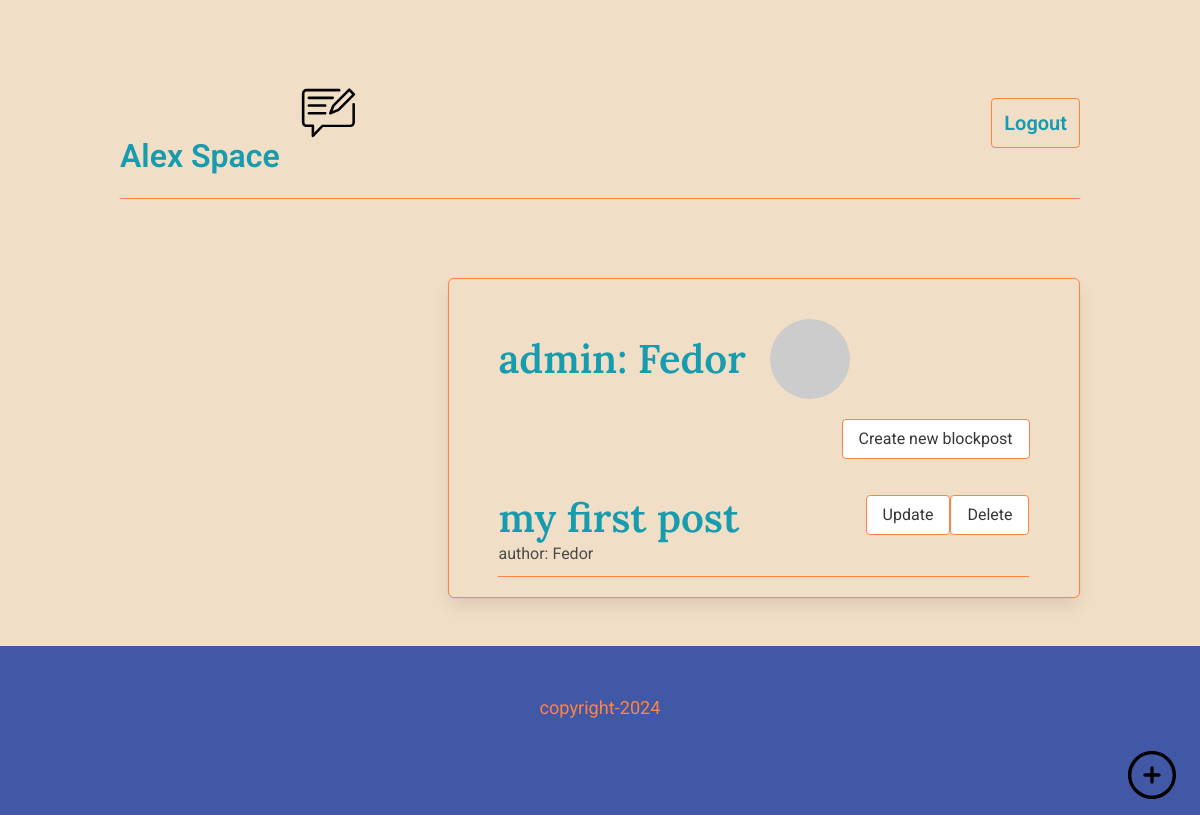
Page /admin/Fedor (signed in) on the earlier database version.
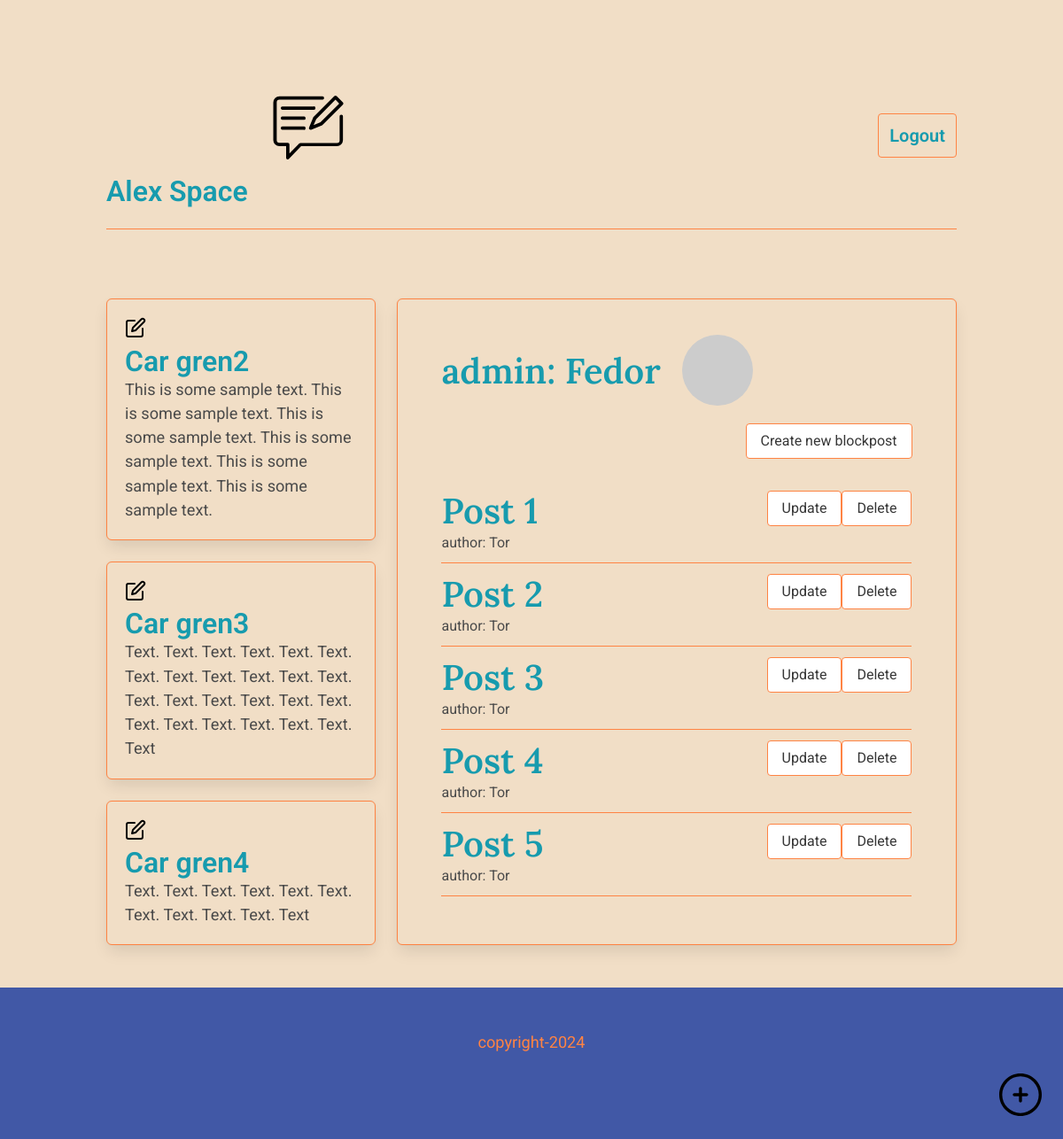
Same page on the later database version.
### app/models.py (models this page shows, shortened)
class User(db.Model, UserMixin):
    id: orm.Mapped[int] = orm.mapped_column(primary_key=True)
    username: orm.Mapped[str] = orm.mapped_column(alchemy.String(64), index=True, unique=True)
    email: orm.Mapped[str] = orm.mapped_column(alchemy.String(120), index=True, unique=True)
    password_hash: orm.Mapped[Optional[str]] = orm.mapped_column(alchemy.String(256)) # 16-тиричное число хранящее пароль в виде цифр и букв
    posts: orm.WriteOnlyMapped['Post'] = orm.relationship(back_populates="author")
    about_me: orm.Mapped[Optional[str]] = orm.mapped_column(alchemy.String(256)) # биография
    last_seen: orm.Mapped[Optional[datetime]] = orm.mapped_column(default=lambda:datetime.now(timezone.utc)) # указание времени последнего посещения
    def avatar(self, size):
        image = md5(self.email.lower().encode("utf-8")).hexdigest()
        return f"https://www.gravatar.com/avatar/{image}? if d = identicon&s={size}"

class Post(db.Model):
    id: orm.Mapped[int] = orm.mapped_column(primary_key=True)
    post_title: orm.Mapped[str] = orm.mapped_column(alchemy.String(70))
    post_body: orm.Mapped[str] = orm.mapped_column(alchemy.String(5000))
    date_created: orm.Mapped[datetime] = orm.mapped_column(default=lambda:datetime.now(timezone.utc), index=True) # указание времени конкретного поста
    user_id: orm.Mapped[int] = orm.mapped_column(alchemy.ForeignKey(User.id), index=True)
    author: orm.Mapped["User"] = orm.relationship(back_populates="posts")

class Component(db.Model):
    id: orm.Mapped[int] = orm.mapped_column(primary_key=True)
    component_title: orm.Mapped[str] = orm.mapped_column(alchemy.String(70))
    component_body: orm.Mapped[str] = orm.mapped_column(alchemy.String(500))
    component_type: orm.Mapped[str] = orm.mapped_column(alchemy.String(50))

### app/routes.py (the view)
@app.route("/admin/<username>")
@login_required
def admin(username):
    posts = db.session.query(Post).all()
    user = db.first_or_404(alchemy.select(User).where(User.username == username))
    components = db.session.query(Component).all()
    return render_template("admin.html", user = user, posts = posts, components = components)

### app/models.py (called while the page is built)
@login.user_loader
def load_user(id):
    return db.session.get(User, int(id))

### app/templates/admin.html (shortened to what this page needs)
{%extends "base.html"%}
{%block content%}
<div class = "tile is-vertical is-parent">
<section class = "tile is-child box">
<header id="admin-header">
<h2 class="title is-2">admin: {{user.username}}</h2>
<img src="{{user.avatar(64)}}" alt="avatar">
</header>
<div>
<a href="{{url_for('post_editor', action = 'new')}}" id="new-post-btn" class="button">Create new blockpost</a>
</div>
<ul>
    {%for post in posts%}
    <li>
        <div>
        <h3 class="title is-5">{{post.post_title}}</h3>
        <h4 class="subtitle is-6">author: {{post.author.username}}</h4>
        </div>
    <a class="button" href="{{url_for('post_editor', action = 'update', id = post.id)}}">Update</a>
    <a class="button" href="{{url_for('delete', id = post.id)}}">Delete</a>
    </li>
    {%endfor%}
</ul>
</section>
</div>
{%endblock%}

### app/templates/base.html (shortened to what this page needs)
<!DOCTYPE html>
<html lang="en">
<head>
    <link rel="stylesheet" href="{{url_for('static', filename = 'style.css')}}">
    <link rel = "stylesheet" href = "https://cdnjs.cloudflare.com/ajax/libs/bulma/0.7.1/css/bulma.min.css">
</head>
<body>
    <section class = "section">
        <div class = "container">
           <span class = "title navbar">
                <a href="/index" class="title">Alex Space <img id="logo" src="{{url_for('static', filename = 'logo.svg')}}" alt=""> </a>
                {%if current_user.is_anonymous%}
                <a href="{{url_for('login')}}" class="button is-primary is-medium is-outlined navbar-item">Log in</a>
                {%else%}
                <a href="{{url_for('logout')}}" class="button is-primary is-medium is-outlined navbar-item">Logout</a>
                {%endif%}
           </span>
           <br>
           <br>
    <div class = "tile is-ancestor">
        <div class = "tile is-4 is-vertical is-parent" id="left-side">
            {%for component in components%}
           <div class = "tile is-child box">
            <a href="{{url_for('component_editor', action = 'update', id = 1)}}"><img src="{{url_for('static', filename = 'edit_icon.svg')}}" alt=""></a>
              <p class = "title">{{component.component_title}}</p>
              {{component.component_body}}
           </div>
           {%endfor%}
        </div>
        <a href="{{url_for('component_editor', action = 'new')}}"><img id= "plusbt", src="{{url_for('static', filename = 'plus-svgrepo.svg')}}" alt=""></a>
        {%block content%}{%endblock%}
        </div>
    </div>
    </section>
    <footer class="footer has-text-centered content">copyright-2024</footer>
</body>
</html>

### app/static/style.css (style rules this page uses)
:root { --text-size: 1.5rem; --text-color: rgb(51, 48, 59); --text-line-height: 11.5; --blog-title-size: 3.5rem; --bg-color: #F1DEC6; --box-color: #F1DEC6; --title-color: #179BAE; --border-color: #FF8343; --footer-color: #4158A6; --footer_text-color: #FF8343; }
body { background-color: var(--bg-color)!important; font-family: "Roboto", sans-serif!important; line-height: 1.5!important; font-size: calc(14px + (20 - 14) * ((100vw - 300px) / (1600 - 300)))!important; }
h1, h2, h3, h5, h6 { font-family: "Lora", serif!important; line-height: 1.2; font-size: clamp(1.5rem, 3.5vw, 2.5rem)!important; }
#left-side { max-height: 100vh; }
.box { background-color: var(--box-color)!important; border: solid 1px var(--border-color); }
.title { color: var(--title-color)!important; }
.title >a { color: var(--title-color)!important; }
.footer { background-color: var(--footer-color)!important; width: 100vw!important; color: var(--footer_text-color)!important; }
.navbar { justify-content: space-between!important; align-items: center!important; background-color: transparent!important; border-bottom: solid 1px var(--border-color); }
.button { border-color: var(--border-color)!important; display: inline-flex!important; }
ul { margin: 0 auto!important; margin-top: 3vh!important; width: 90%!important; }
ul li { border-bottom: solid 1px var(--border-color); padding: 1.5vh 0; display:flex; justify-content: space-between; }
li>div { width: 80%; }
li a { display:block; }
#admin-header { display:flex; padding: 2.5vh 5%; align-items: center; }
#admin-header h2 { max-width: 50%; margin: 0 2vw 0 0!important; }
#admin-header img { border-radius: 50%; }
header+div { display: flex; justify-content: flex-end; padding: 0 5%; }
#logo { display: inline-block; width: 10vmin; height: auto; vertical-align: sub; margin-top: 3vmin; }
#plusbt { width: 3rem; height: auto; position: fixed; bottom: 2%; right: 2%; }

Differences in the rows shown:
removed Post: post_title "my first post", author.username "Fedor"
added Component: component_title "Car gren2", component_body "This is some sample text. This is some sample text. This is some sample text. This is some sample text. This is some sample text. This is some sample text."
added Component: component_title "Car gren3", component_body "Text. Text. Text. Text. Text. Text. Text. Text. Text. Text. Text. Text. Text. Text. Text. Text. Text. Text. Text. Text. Text. Text. Text. Text. Text"
added Component: component_title "Car gren4", component_body "Text. Text. Text. Text. Text. Text. Text. Text. Text. Text. Text"
added Post: post_title "Post 1", author.username "Tor"
added Post: post_title "Post 2", author.username "Tor"
added Post: post_title "Post 3", author.username "Tor"
added Post: post_title "Post 4", author.username "Tor"
added Post: post_title "Post 5", author.username "Tor"
